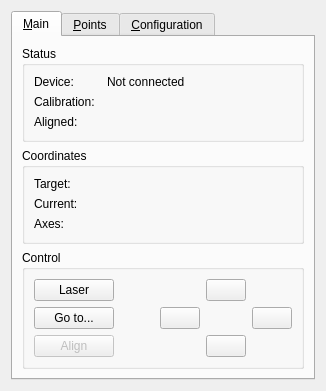
<?xml version="1.0" encoding="UTF-8"?>
<ui version="4.0">
 <class>spcontroller</class>
 <widget class="QDialog" name="spcontroller">
  <property name="enabled">
   <bool>true</bool>
  </property>
  <property name="geometry">
   <rect>
    <x>0</x>
    <y>0</y>
    <width>333</width>
    <height>415</height>
   </rect>
  </property>
  <property name="sizePolicy">
   <sizepolicy hsizetype="Fixed" vsizetype="Fixed">
    <horstretch>0</horstretch>
    <verstretch>0</verstretch>
   </sizepolicy>
  </property>
  <property name="minimumSize">
   <size>
    <width>0</width>
    <height>0</height>
   </size>
  </property>
  <property name="windowTitle">
   <string>SkyPointer</string>
  </property>
  <property name="sizeGripEnabled">
   <bool>false</bool>
  </property>
  <property name="modal">
   <bool>false</bool>
  </property>
  <layout class="QVBoxLayout" name="verticalLayout">
   <property name="sizeConstraint">
    <enum>QLayout::SetFixedSize</enum>
   </property>
   <item>
    <widget class="QTabWidget" name="tabWidget">
     <property name="focusPolicy">
      <enum>Qt::NoFocus</enum>
     </property>
     <property name="autoFillBackground">
      <bool>false</bool>
     </property>
     <property name="tabShape">
      <enum>QTabWidget::Rounded</enum>
     </property>
     <property name="currentIndex">
      <number>0</number>
     </property>
     <widget class="QWidget" name="main">
      <attribute name="title">
       <string>&amp;Main</string>
      </attribute>
      <layout class="QVBoxLayout" name="verticalLayout_4">
       <item>
        <widget class="QGroupBox" name="statuxBox">
         <property name="title">
          <string>Status</string>
         </property>
         <layout class="QHBoxLayout" name="horizontalLayout_5">
          <item>
           <layout class="QFormLayout" name="statusFormLayout">
            <property name="fieldGrowthPolicy">
             <enum>QFormLayout::AllNonFixedFieldsGrow</enum>
            </property>
            <property name="horizontalSpacing">
             <number>12</number>
            </property>
            <item row="0" column="0">
             <widget class="QLabel" name="deviceLabel">
              <property name="text">
               <string>Device:</string>
              </property>
             </widget>
            </item>
            <item row="1" column="0">
             <widget class="QLabel" name="calibrationLabel">
              <property name="text">
               <string>Calibration:</string>
              </property>
             </widget>
            </item>
            <item row="1" column="1">
             <widget class="QLabel" name="statusCalibration">
              <property name="text">
               <string/>
              </property>
             </widget>
            </item>
            <item row="2" column="0">
             <widget class="QLabel" name="alignedLabel">
              <property name="text">
               <string>Aligned:</string>
              </property>
             </widget>
            </item>
            <item row="2" column="1">
             <widget class="QLabel" name="statusAligned">
              <property name="font">
               <font>
                <weight>75</weight>
                <bold>true</bold>
               </font>
              </property>
              <property name="text">
               <string/>
              </property>
             </widget>
            </item>
            <item row="0" column="1">
             <widget class="QLabel" name="statusDevice">
              <property name="text">
               <string>Not connected</string>
              </property>
             </widget>
            </item>
           </layout>
          </item>
         </layout>
        </widget>
       </item>
       <item>
        <widget class="QGroupBox" name="coordBox">
         <property name="title">
          <string>Coordinates</string>
         </property>
         <property name="flat">
          <bool>false</bool>
         </property>
         <property name="checkable">
          <bool>false</bool>
         </property>
         <layout class="QVBoxLayout" name="verticalLayout_2">
          <item>
           <layout class="QFormLayout" name="coordsFormLayout">
            <property name="sizeConstraint">
             <enum>QLayout::SetNoConstraint</enum>
            </property>
            <property name="fieldGrowthPolicy">
             <enum>QFormLayout::AllNonFixedFieldsGrow</enum>
            </property>
            <property name="horizontalSpacing">
             <number>12</number>
            </property>
            <item row="0" column="0">
             <widget class="QLabel" name="targetLabel">
              <property name="font">
               <font>
                <weight>50</weight>
                <bold>false</bold>
               </font>
              </property>
              <property name="text">
               <string>Target:</string>
              </property>
              <property name="scaledContents">
               <bool>false</bool>
              </property>
              <property name="alignment">
               <set>Qt::AlignLeading|Qt::AlignLeft|Qt::AlignVCenter</set>
              </property>
             </widget>
            </item>
            <item row="0" column="1">
             <widget class="QLabel" name="coordTarget"/>
            </item>
            <item row="1" column="0">
             <widget class="QLabel" name="currentLabel">
              <property name="font">
               <font>
                <weight>50</weight>
                <bold>false</bold>
               </font>
              </property>
              <property name="text">
               <string>Current:</string>
              </property>
             </widget>
            </item>
            <item row="1" column="1">
             <widget class="QLabel" name="coordCurrent"/>
            </item>
            <item row="2" column="0">
             <widget class="QLabel" name="axesLabel">
              <property name="font">
               <font>
                <weight>50</weight>
                <bold>false</bold>
               </font>
              </property>
              <property name="text">
               <string>Axes:</string>
              </property>
             </widget>
            </item>
            <item row="2" column="1">
             <widget class="QLabel" name="coordAxes"/>
            </item>
           </layout>
          </item>
         </layout>
        </widget>
       </item>
       <item>
        <widget class="QGroupBox" name="controlBox">
         <property name="enabled">
          <bool>true</bool>
         </property>
         <property name="title">
          <string>Control</string>
         </property>
         <layout class="QHBoxLayout" name="horizontalLayout">
          <item>
           <layout class="QVBoxLayout" name="verticalLayout_3">
            <item>
             <widget class="QPushButton" name="laserButton">
              <property name="enabled">
               <bool>true</bool>
              </property>
              <property name="text">
               <string>Laser</string>
              </property>
              <property name="shortcut">
               <string>L</string>
              </property>
              <property name="checkable">
               <bool>true</bool>
              </property>
              <property name="autoDefault">
               <bool>false</bool>
              </property>
             </widget>
            </item>
            <item>
             <widget class="QPushButton" name="gotoButton">
              <property name="enabled">
               <bool>true</bool>
              </property>
              <property name="text">
               <string>Go to...</string>
              </property>
              <property name="shortcut">
               <string>G</string>
              </property>
              <property name="autoDefault">
               <bool>false</bool>
              </property>
             </widget>
            </item>
            <item>
             <widget class="QPushButton" name="alignButton">
              <property name="enabled">
               <bool>false</bool>
              </property>
              <property name="text">
               <string>Align</string>
              </property>
              <property name="shortcut">
               <string>A</string>
              </property>
              <property name="autoDefault">
               <bool>false</bool>
              </property>
             </widget>
            </item>
           </layout>
          </item>
          <item>
           <spacer name="horizontalSpacer">
            <property name="orientation">
             <enum>Qt::Horizontal</enum>
            </property>
            <property name="sizeHint" stdset="0">
             <size>
              <width>40</width>
              <height>20</height>
             </size>
            </property>
           </spacer>
          </item>
          <item>
           <layout class="QGridLayout" name="gridLayout_2">
            <item row="1" column="0">
             <widget class="QPushButton" name="leftButton">
              <property name="enabled">
               <bool>true</bool>
              </property>
              <property name="minimumSize">
               <size>
                <width>0</width>
                <height>0</height>
               </size>
              </property>
              <property name="text">
               <string/>
              </property>
              <property name="icon">
               <iconset theme="go-left">
                <normaloff/>
               </iconset>
              </property>
              <property name="autoDefault">
               <bool>false</bool>
              </property>
             </widget>
            </item>
            <item row="2" column="1">
             <widget class="QPushButton" name="downButton">
              <property name="enabled">
               <bool>true</bool>
              </property>
              <property name="text">
               <string/>
              </property>
              <property name="icon">
               <iconset theme="go-down">
                <normaloff/>
               </iconset>
              </property>
              <property name="autoDefault">
               <bool>false</bool>
              </property>
             </widget>
            </item>
            <item row="1" column="2">
             <widget class="QPushButton" name="rightButton">
              <property name="enabled">
               <bool>true</bool>
              </property>
              <property name="text">
               <string/>
              </property>
              <property name="icon">
               <iconset theme="go-right">
                <normaloff/>
               </iconset>
              </property>
              <property name="checkable">
               <bool>false</bool>
              </property>
              <property name="autoRepeat">
               <bool>false</bool>
              </property>
              <property name="autoExclusive">
               <bool>false</bool>
              </property>
              <property name="autoDefault">
               <bool>false</bool>
              </property>
             </widget>
            </item>
            <item row="0" column="1">
             <widget class="QPushButton" name="upButton">
              <property name="enabled">
               <bool>true</bool>
              </property>
              <property name="text">
               <string/>
              </property>
              <property name="icon">
               <iconset theme="go-up">
                <normaloff/>
               </iconset>
              </property>
              <property name="autoDefault">
               <bool>false</bool>
              </property>
             </widget>
            </item>
           </layout>
          </item>
         </layout>
        </widget>
       </item>
      </layout>
     </widget>
     <widget class="QWidget" name="points">
      <attribute name="title">
       <string>&amp;Points</string>
      </attribute>
      <layout class="QVBoxLayout" name="verticalLayout_7">
       <item>
        <layout class="QVBoxLayout" name="verticalLayout_6">
         <item>
          <layout class="QHBoxLayout" name="horizontalLayout_2">
           <item>
            <widget class="QPushButton" name="newPointButton">
             <property name="enabled">
              <bool>false</bool>
             </property>
             <property name="text">
              <string>New point</string>
             </property>
             <property name="shortcut">
              <string>N</string>
             </property>
            </widget>
           </item>
           <item>
            <spacer name="horizontalSpacer_2">
             <property name="orientation">
              <enum>Qt::Horizontal</enum>
             </property>
             <property name="sizeHint" stdset="0">
              <size>
               <width>40</width>
               <height>20</height>
              </size>
             </property>
            </spacer>
           </item>
           <item>
            <widget class="QPushButton" name="saveButton">
             <property name="text">
              <string>Save...</string>
             </property>
            </widget>
           </item>
          </layout>
         </item>
        </layout>
       </item>
       <item>
        <widget class="QTextEdit" name="textPoints">
         <property name="lineWrapMode">
          <enum>QTextEdit::NoWrap</enum>
         </property>
         <property name="readOnly">
          <bool>false</bool>
         </property>
        </widget>
       </item>
      </layout>
     </widget>
     <widget class="QWidget" name="config">
      <attribute name="title">
       <string>&amp;Configuration</string>
      </attribute>
      <layout class="QVBoxLayout" name="verticalLayout_5">
       <item>
        <layout class="QFormLayout" name="configFormLayout">
         <property name="fieldGrowthPolicy">
          <enum>QFormLayout::AllNonFixedFieldsGrow</enum>
         </property>
         <property name="horizontalSpacing">
          <number>12</number>
         </property>
         <item row="0" column="0">
          <widget class="QLabel" name="serialPortLabel">
           <property name="text">
            <string>Serial port:</string>
           </property>
          </widget>
         </item>
         <item row="0" column="1">
          <widget class="QComboBox" name="serialCombo"/>
         </item>
         <item row="1" column="0">
          <widget class="QLabel" name="joystickLabel">
           <property name="text">
            <string>Joystick:</string>
           </property>
          </widget>
         </item>
         <item row="1" column="1">
          <widget class="QComboBox" name="joystickCombo">
           <property name="enabled">
            <bool>false</bool>
           </property>
           <item>
            <property name="text">
             <string>None</string>
            </property>
           </item>
          </widget>
         </item>
         <item row="2" column="0">
          <widget class="QLabel" name="enableServerLabel">
           <property name="text">
            <string>Enable server</string>
           </property>
          </widget>
         </item>
         <item row="2" column="1">
          <widget class="QCheckBox" name="enableServer"/>
         </item>
         <item row="4" column="0">
          <widget class="QLabel" name="serverPortLabel">
           <property name="text">
            <string>Server port:</string>
           </property>
          </widget>
         </item>
         <item row="4" column="1">
          <widget class="QSpinBox" name="serverPort">
           <property name="minimum">
            <number>10000</number>
           </property>
           <property name="maximum">
            <number>11000</number>
           </property>
          </widget>
         </item>
         <item row="3" column="0">
          <widget class="QLabel" name="localHostOnlyLabel">
           <property name="text">
            <string>Local host only</string>
           </property>
          </widget>
         </item>
         <item row="3" column="1">
          <widget class="QCheckBox" name="localHostOnly">
           <property name="checked">
            <bool>true</bool>
           </property>
          </widget>
         </item>
        </layout>
       </item>
       <item>
        <spacer name="verticalSpacer">
         <property name="orientation">
          <enum>Qt::Vertical</enum>
         </property>
         <property name="sizeHint" stdset="0">
          <size>
           <width>20</width>
           <height>40</height>
          </size>
         </property>
        </spacer>
       </item>
       <item>
        <layout class="QHBoxLayout" name="horizontalLayout_3">
         <item>
          <widget class="QPushButton" name="calibrateButton">
           <property name="enabled">
            <bool>false</bool>
           </property>
           <property name="text">
            <string>Calibrate...</string>
           </property>
           <property name="autoDefault">
            <bool>false</bool>
           </property>
          </widget>
         </item>
         <item>
          <spacer name="horizontalSpacer_3">
           <property name="orientation">
            <enum>Qt::Horizontal</enum>
           </property>
           <property name="sizeHint" stdset="0">
            <size>
             <width>40</width>
             <height>20</height>
            </size>
           </property>
          </spacer>
         </item>
         <item>
          <widget class="QPushButton" name="applyButton">
           <property name="text">
            <string>Apply</string>
           </property>
           <property name="autoDefault">
            <bool>false</bool>
           </property>
           <property name="default">
            <bool>true</bool>
           </property>
          </widget>
         </item>
        </layout>
       </item>
      </layout>
     </widget>
    </widget>
   </item>
  </layout>
 </widget>
 <tabstops>
  <tabstop>laserButton</tabstop>
  <tabstop>gotoButton</tabstop>
  <tabstop>upButton</tabstop>
  <tabstop>rightButton</tabstop>
  <tabstop>downButton</tabstop>
  <tabstop>leftButton</tabstop>
 </tabstops>
 <resources/>
 <connections/>
</ui>
